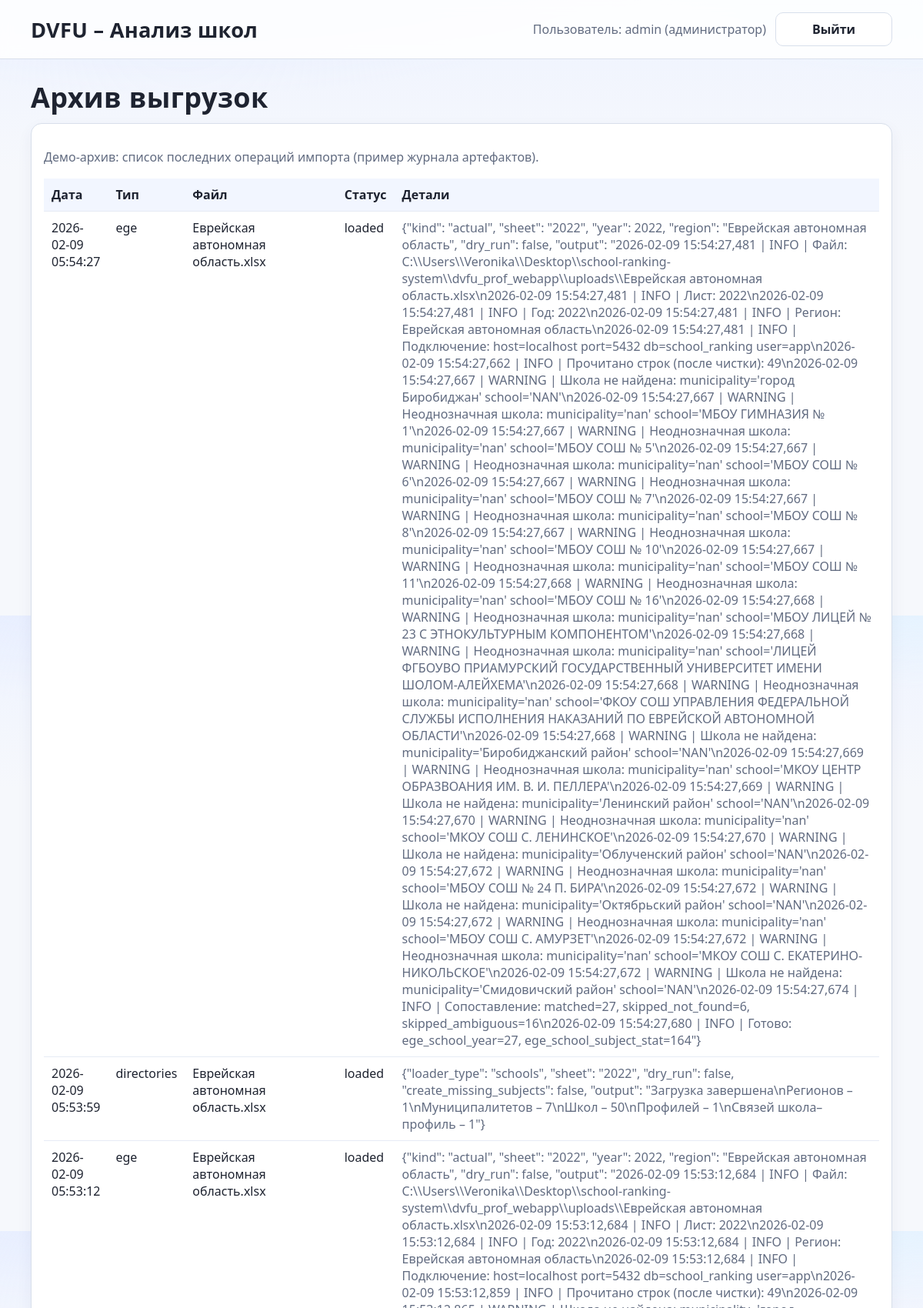
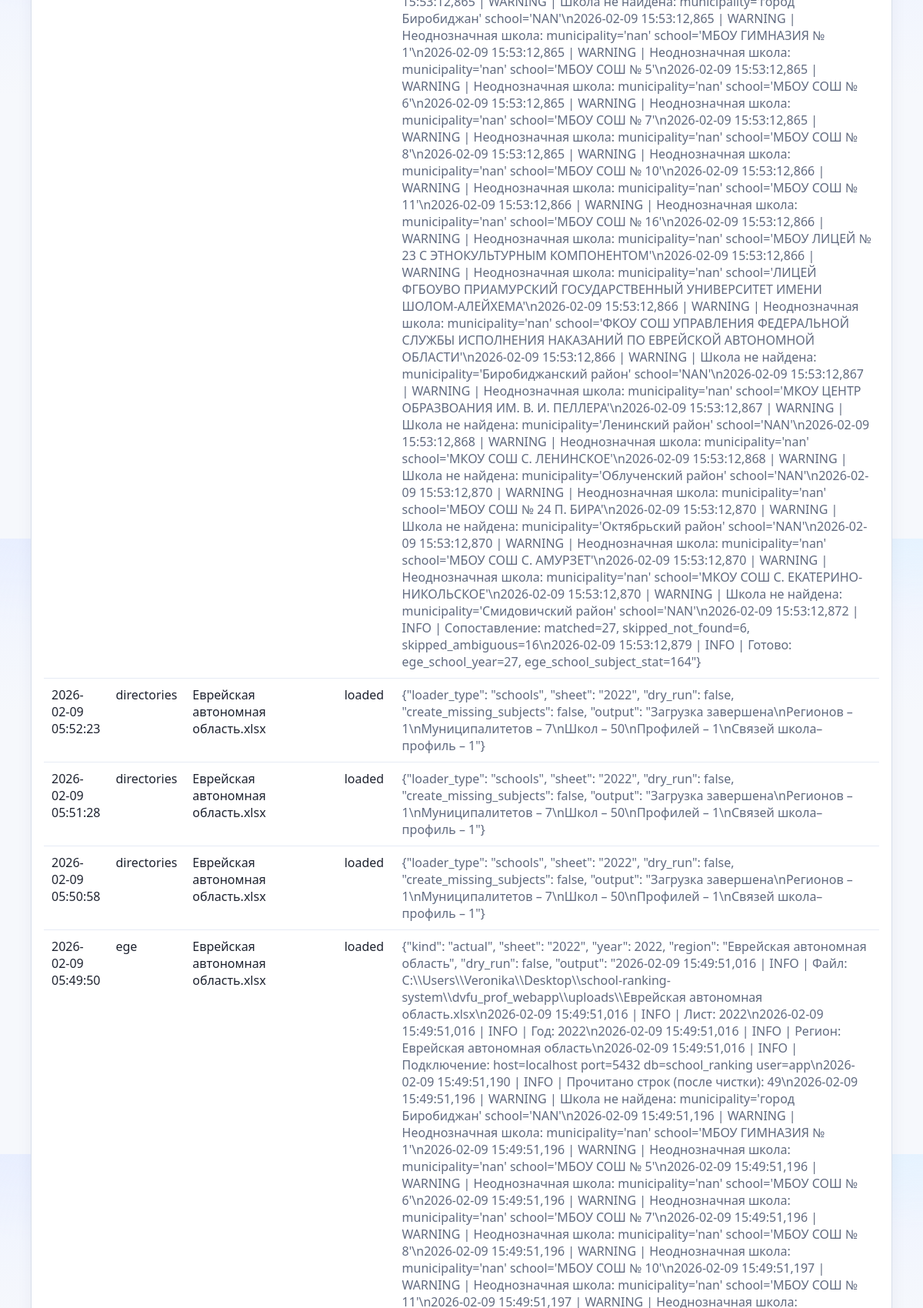
Page /reports/archive (signed in, upper part) on the committed database (2 pictures, top to bottom).
### main.py (models this page shows)
class Base(DeclarativeBase):
    pass

class User(Base):
    __tablename__ = "user"
    id = Column(Integer, primary_key=True)
    login = Column(String(64), unique=True, nullable=False, index=True)
    password_hash = Column(String(256), nullable=False)
    is_admin = Column(Boolean, default=False, nullable=False)
    created_at = Column(DateTime(timezone=True), server_default=sqlfunc.now(), nullable=False)

class ImportJob(Base):
    __tablename__ = "import_job"
    id = Column(Integer, primary_key=True)
    job_type = Column(String(32), nullable=False)  # ege | admissions | events
    filename = Column(String(255), nullable=False)
    status = Column(String(32), nullable=False, default="uploaded")  # uploaded | validated | loaded | error
    details = Column(Text, nullable=True)
    created_at = Column(DateTime(timezone=True), server_default=sqlfunc.now(), nullable=False)

### main.py (the view)
@app.get("/reports/archive")
def report_archive(request: Request, db: Session = Depends(get_db)):
    user = require_user(request, db)
    jobs = db.query(ImportJob).order_by(ImportJob.created_at.desc()).limit(50).all()
    return render("report_archive.html", {"request": request, "user": user, "jobs": jobs})

### templates/report_archive.html (shortened to what this page needs)
{% extends "base.html" %}
{% block content %}
<h1>Архив выгрузок</h1>
<div class="card">
  <p class="muted">Демо-архив: список последних операций импорта (пример журнала артефактов).</p>
  <table class="table">
    <thead>
      <tr>
        <th>Дата</th>
        <th>Тип</th>
        <th>Файл</th>
        <th>Статус</th>
        <th>Детали</th>
      </tr>
    </thead>
    <tbody>
    {% for j in jobs %}
      <tr>
        <td>{{ j.created_at }}</td>
        <td>{{ j.job_type }}</td>
        <td>{{ j.filename }}</td>
        <td>{{ j.status }}</td>
        <td class="muted">{{ j.details }}</td>
      </tr>
    {% endfor %}
    </tbody>
  </table>
</div>
{% endblock %}

### templates/base.html (shortened to what this page needs)
<!doctype html>
<html lang="ru">
<head>
  <link rel="stylesheet" href="/static/app.css">
</head>
<body>
  <header class="header">
    <div class="container header-row">
      <div class="brand">DVFU – Анализ школ</div>
      <div class="header-actions">
        {% if user %}
          <span class="muted">Пользователь: {{ user.login }}{% if user.is_admin %} (администратор){% endif %}</span>
          <a class="btn btn-ghost" href="/logout">Выйти</a>
        {% endif %}
      </div>
    </div>
  </header>
  <main class="container">
    {% block content %}{% endblock %}
  </main>
</body>
</html>

### static/app.css (style rules this page uses)
:root { --bg-top: #eef3ff; --bg-main: #f6f8fc; --text-main: #1e2330; --text-muted: #616b80; --line: #d8dfeb; --surface: #ffffff; --surface-soft: #f8faff; --primary: #1f5bd8; --primary-strong: #1847aa; --ok-bg: #edfff4; --ok-line: #bfead0; --warn-bg: #fff4f4; --warn-line: #f6caca; font-family: "Segoe UI", -apple-system, BlinkMacSystemFont, "Helvetica Neue", Arial, sans-serif; }
*, *::before, *::after { box-sizing: border-box; }
html, body { height: 100%; }
body { margin: 0; color: var(--text-main); min-height: 100dvh; display: flex; flex-direction: column; background: radial-gradient(1200px 420px at 20% -15%, #e0e8ff 0%, transparent 58%), radial-gradient(900px 340px at 100% -10%, #dff3ff 0%, transparent 52%), linear-gradient(180deg, var(--bg-top) 0%, var(--bg-main) 28%, var(--bg-main) 100%); }
a { color: inherit; text-decoration: none; }
.container { width: min(1120px, calc(100% - 48px)); margin: 0 auto; padding: 16px 0; }
main.container { flex: 1 0 auto; padding: 28px 0 20px; }
.header { border-bottom: 1px solid var(--line); background: rgba(255, 255, 255, 0.86); backdrop-filter: blur(8px); }
.header-row { display: flex; align-items: center; justify-content: space-between; gap: 12px; }
.brand { font-size: 1.7rem; font-weight: 700; letter-spacing: 0.01em; }
.header-actions { display: flex; align-items: center; gap: 12px; }
.muted { color: var(--text-muted); }
h1 { margin: 0 0 10px; font-size: clamp(1.8rem, 3vw, 2.3rem); line-height: 1.2; letter-spacing: 0.01em; }
p { line-height: 1.45; }
.card { background: var(--surface); border: 1px solid var(--line); border-radius: 14px; padding: 16px; margin-top: 12px; box-shadow: 0 8px 20px rgba(45, 59, 95, 0.06); }
.btn { background: linear-gradient(180deg, var(--primary) 0%, var(--primary-strong) 100%); color: #fff; padding: 10px 14px; border-radius: 10px; border: 1px solid var(--primary-strong); cursor: pointer; font-weight: 650; min-width: 152px; min-height: 42px; display: inline-flex; align-items: center; justify-content: center; transition: transform 0.15s ease, box-shadow 0.15s ease, filter 0.15s ease; }
.btn-ghost { background: var(--surface); color: var(--text-main); border: 1px solid var(--line); }
.table { width: 100%; border-collapse: separate; border-spacing: 0; margin-top: 10px; overflow: hidden; }
.table th, .table td { border-bottom: 1px solid #e6ebf5; padding: 10px; text-align: left; vertical-align: top; }
.table th { background: #f2f6ff; font-weight: 700; }

### rows in the picture
User: login "admin"
ImportJob: created_at "2026-02-09 05:54:27", job_type "ege", filename "Еврейская автономная область.xlsx", status "loaded", details "{\"kind\": \"actual\", \"sheet\": \"2022\", \"year\": 2022, \"region\": \"Еврейская автономная область\", \"dry_run\": false, \"output\": \"2026-02-09 15:54:27,481 | INFO | Файл: C:\\\\Users\\\\Veronika\\\\Desktop\\\\school-ranking-system\\\\dvfu_prof_webapp\\\\uploads\\\\Еврейская автономная область.xlsx\\n2026-02-09 15:54:27,481 | INFO | Лист: 2022\\n2026-02-09 15:54:27,481 | INFO | Год: 2022\\n2026-02-09 15:54:27,481 | INFO | Регион: Еврейская автономная область\\n2026-02-09 15:54:27,481 | INFO | Подключение: host=localhost port=5432 db=school_ranking user=app\\n2026-02-09 15:54:27,662 | INFO | Прочитано строк (после чистки): 49\\n2026-02-09 15:54:27,667 | WARNING | Школа не найдена: municipality='город Биробиджан'…"
ImportJob: created_at "2026-02-09 05:53:59", job_type "directories", filename "Еврейская автономная область.xlsx", status "loaded", details "{\"loader_type\": \"schools\", \"sheet\": \"2022\", \"dry_run\": false, \"create_missing_subjects\": false, \"output\": \"Загрузка завершена\\nРегионов – 1\\nМуниципалитетов – 7\\nШкол – 50\\nПрофилей – 1\\nСвязей школа–профиль – 1\"}"
ImportJob: created_at "2026-02-09 05:53:12", job_type "ege", filename "Еврейская автономная область.xlsx", status "loaded", details "{\"kind\": \"actual\", \"sheet\": \"2022\", \"year\": 2022, \"region\": \"Еврейская автономная область\", \"dry_run\": false, \"output\": \"2026-02-09 15:53:12,684 | INFO | Файл: C:\\\\Users\\\\Veronika\\\\Desktop\\\\school-ranking-system\\\\dvfu_prof_webapp\\\\uploads\\\\Еврейская автономная область.xlsx\\n2026-02-09 15:53:12,684 | INFO | Лист: 2022\\n2026-02-09 15:53:12,684 | INFO | Год: 2022\\n2026-02-09 15:53:12,684 | INFO | Регион: Еврейская автономная область\\n2026-02-09 15:53:12,684 | INFO | Подключение: host=localhost port=5432 db=school_ranking user=app\\n2026-02-09 15:53:12,859 | INFO | Прочитано строк (после чистки): 49\\n2026-02-09 15:53:12,865 | WARNING | Школа не найдена: municipality='город Биробиджан'…"
ImportJob: created_at "2026-02-09 05:52:23", job_type "directories", filename "Еврейская автономная область.xlsx", status "loaded", details "{\"loader_type\": \"schools\", \"sheet\": \"2022\", \"dry_run\": false, \"create_missing_subjects\": false, \"output\": \"Загрузка завершена\\nРегионов – 1\\nМуниципалитетов – 7\\nШкол – 50\\nПрофилей – 1\\nСвязей школа–профиль – 1\"}"
ImportJob: created_at "2026-02-09 05:51:28", job_type "directories", filename "Еврейская автономная область.xlsx", status "loaded", details "{\"loader_type\": \"schools\", \"sheet\": \"2022\", \"dry_run\": false, \"create_missing_subjects\": false, \"output\": \"Загрузка завершена\\nРегионов – 1\\nМуниципалитетов – 7\\nШкол – 50\\nПрофилей – 1\\nСвязей школа–профиль – 1\"}"
ImportJob: created_at "2026-02-09 05:50:58", job_type "directories", filename "Еврейская автономная область.xlsx", status "loaded", details "{\"loader_type\": \"schools\", \"sheet\": \"2022\", \"dry_run\": false, \"create_missing_subjects\": false, \"output\": \"Загрузка завершена\\nРегионов – 1\\nМуниципалитетов – 7\\nШкол – 50\\nПрофилей – 1\\nСвязей школа–профиль – 1\"}"
ImportJob: created_at "2026-02-09 05:49:50", job_type "ege", filename "Еврейская автономная область.xlsx", status "loaded"
